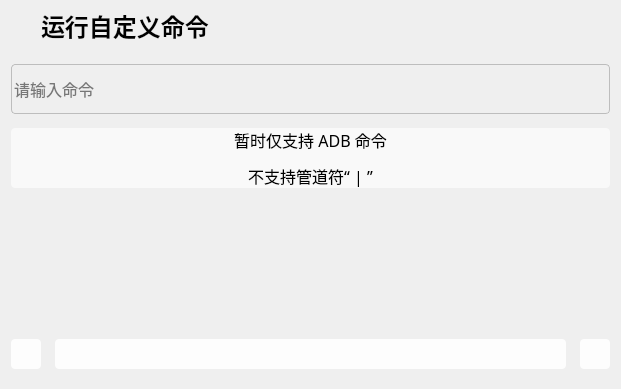
<?xml version="1.0" encoding="UTF-8"?>
<ui version="4.0">
 <class>sp_customize_cmd</class>
 <widget class="QWidget" name="sp_customize_cmd">
  <property name="geometry">
   <rect>
    <x>0</x>
    <y>0</y>
    <width>621</width>
    <height>389</height>
   </rect>
  </property>
  <property name="windowTitle">
   <string>Form</string>
  </property>
  <layout class="QHBoxLayout" name="horizontalLayout_4">
   <property name="leftMargin">
    <number>0</number>
   </property>
   <property name="topMargin">
    <number>0</number>
   </property>
   <property name="rightMargin">
    <number>0</number>
   </property>
   <item>
    <widget class="QWidget" name="widget" native="true">
     <property name="styleSheet">
      <string notr="true">border-radius: 4px;
background-color: rgba(255, 255, 255, 0);
border:0px solid #BDBDBD;</string>
     </property>
     <layout class="QVBoxLayout" name="verticalLayout_2">
      <property name="leftMargin">
       <number>11</number>
      </property>
      <property name="topMargin">
       <number>0</number>
      </property>
      <property name="rightMargin">
       <number>11</number>
      </property>
      <item>
       <layout class="QVBoxLayout" name="verticalLayout">
        <property name="spacing">
         <number>14</number>
        </property>
        <item>
         <layout class="QHBoxLayout" name="horizontalLayout_2">
          <property name="spacing">
           <number>0</number>
          </property>
          <item>
           <widget class="QLabel" name="icon">
            <property name="minimumSize">
             <size>
              <width>30</width>
              <height>30</height>
             </size>
            </property>
            <property name="maximumSize">
             <size>
              <width>30</width>
              <height>30</height>
             </size>
            </property>
            <property name="font">
             <font/>
            </property>
            <property name="styleSheet">
             <string notr="true">border-radius: 4px;
border:0px solid #BDBDBD;
image: url(:/ico/image/ico/code-s-slash-line.svg);</string>
            </property>
            <property name="text">
             <string/>
            </property>
           </widget>
          </item>
          <item>
           <widget class="QLabel" name="title">
            <property name="minimumSize">
             <size>
              <width>0</width>
              <height>50</height>
             </size>
            </property>
            <property name="maximumSize">
             <size>
              <width>16777215</width>
              <height>50</height>
             </size>
            </property>
            <property name="font">
             <font>
              <pointsize>18</pointsize>
              <bold>true</bold>
             </font>
            </property>
            <property name="styleSheet">
             <string notr="true">border-radius: 4px;
border:0px solid #BDBDBD;</string>
            </property>
            <property name="text">
             <string>运行自定义命令</string>
            </property>
           </widget>
          </item>
         </layout>
        </item>
        <item>
         <widget class="QLineEdit" name="lineEdit">
          <property name="minimumSize">
           <size>
            <width>0</width>
            <height>50</height>
           </size>
          </property>
          <property name="maximumSize">
           <size>
            <width>16777215</width>
            <height>16777215</height>
           </size>
          </property>
          <property name="font">
           <font>
            <pointsize>12</pointsize>
           </font>
          </property>
          <property name="styleSheet">
           <string notr="true">border:1px solid #BDBDBD;
background-color: rgba(255, 255, 255, 0);</string>
          </property>
          <property name="inputMask">
           <string/>
          </property>
          <property name="text">
           <string/>
          </property>
          <property name="placeholderText">
           <string>请输入命令</string>
          </property>
         </widget>
        </item>
        <item>
         <widget class="QLabel" name="label">
          <property name="font">
           <font>
            <family>MiSans Medium</family>
            <pointsize>12</pointsize>
           </font>
          </property>
          <property name="styleSheet">
           <string notr="true">background-color:rgba(255,255,255,0.6);border-radius:4px;border:0px;</string>
          </property>
          <property name="text">
           <string>&lt;html&gt;&lt;head/&gt;&lt;body&gt;&lt;p&gt;暂时仅支持 ADB 命令&lt;/p&gt;&lt;p&gt;不支持管道符“ | ”&lt;/p&gt;&lt;/body&gt;&lt;/html&gt;</string>
          </property>
          <property name="alignment">
           <set>Qt::AlignCenter</set>
          </property>
         </widget>
        </item>
        <item>
         <widget class="QTextBrowser" name="textBrowser">
          <property name="font">
           <font/>
          </property>
         </widget>
        </item>
        <item>
         <spacer name="verticalSpacer">
          <property name="orientation">
           <enum>Qt::Vertical</enum>
          </property>
          <property name="sizeHint" stdset="0">
           <size>
            <width>20</width>
            <height>40</height>
           </size>
          </property>
         </spacer>
        </item>
        <item>
         <layout class="QHBoxLayout" name="horizontalLayout">
          <item>
           <widget class="QPushButton" name="back_to_basePage">
            <property name="minimumSize">
             <size>
              <width>30</width>
              <height>30</height>
             </size>
            </property>
            <property name="maximumSize">
             <size>
              <width>30</width>
              <height>30</height>
             </size>
            </property>
            <property name="styleSheet">
             <string notr="true">QPushButton{background-color:rgba(255,255,255,0.9);border-radius:4px;border:0px;}
QPushButton:hover{background-color:rgba(255,255,255,0.7);}
QPushButton:pressed{background-color:rgba(255,255,255,0.6);}</string>
            </property>
            <property name="text">
             <string/>
            </property>
            <property name="icon">
             <iconset resource="../../ico.qrc">
              <normaloff>:/ico/image/ico/arrow-left-line.svg</normaloff>:/ico/image/ico/arrow-left-line.svg</iconset>
            </property>
            <property name="iconSize">
             <size>
              <width>18</width>
              <height>18</height>
             </size>
            </property>
           </widget>
          </item>
          <item>
           <widget class="QPushButton" name="runBtn">
            <property name="sizePolicy">
             <sizepolicy hsizetype="Expanding" vsizetype="Fixed">
              <horstretch>0</horstretch>
              <verstretch>0</verstretch>
             </sizepolicy>
            </property>
            <property name="minimumSize">
             <size>
              <width>0</width>
              <height>30</height>
             </size>
            </property>
            <property name="maximumSize">
             <size>
              <width>16777215</width>
              <height>30</height>
             </size>
            </property>
            <property name="font">
             <font/>
            </property>
            <property name="styleSheet">
             <string notr="true">QPushButton{background-color:rgba(255,255,255,0.9);border-radius:4px;border:0px;}
QPushButton:hover{background-color:rgba(255,255,255,0.7);}
QPushButton:pressed{background-color:rgba(255,255,255,0.6);}</string>
            </property>
            <property name="text">
             <string/>
            </property>
            <property name="icon">
             <iconset resource="../../ico.qrc">
              <normaloff>:/ico/image/ico/play-line.svg</normaloff>:/ico/image/ico/play-line.svg</iconset>
            </property>
            <property name="iconSize">
             <size>
              <width>18</width>
              <height>18</height>
             </size>
            </property>
           </widget>
          </item>
          <item>
           <widget class="QPushButton" name="showOutputBtn">
            <property name="minimumSize">
             <size>
              <width>30</width>
              <height>30</height>
             </size>
            </property>
            <property name="maximumSize">
             <size>
              <width>30</width>
              <height>30</height>
             </size>
            </property>
            <property name="styleSheet">
             <string notr="true">QPushButton{background-color:rgba(255,255,255,0.9);border-radius:4px;border:0px;}
QPushButton:hover{background-color:rgba(255,255,255,0.7);}
QPushButton:pressed{background-color:rgba(255,255,255,0.6);}</string>
            </property>
            <property name="text">
             <string/>
            </property>
            <property name="icon">
             <iconset resource="../../ico.qrc">
              <normaloff>:/ico/image/ico/terminal-box-line.svg</normaloff>:/ico/image/ico/terminal-box-line.svg</iconset>
            </property>
            <property name="iconSize">
             <size>
              <width>18</width>
              <height>18</height>
             </size>
            </property>
           </widget>
          </item>
         </layout>
        </item>
       </layout>
      </item>
     </layout>
    </widget>
   </item>
  </layout>
 </widget>
 <resources>
  <include location="../../ico.qrc"/>
 </resources>
 <connections/>
</ui>
